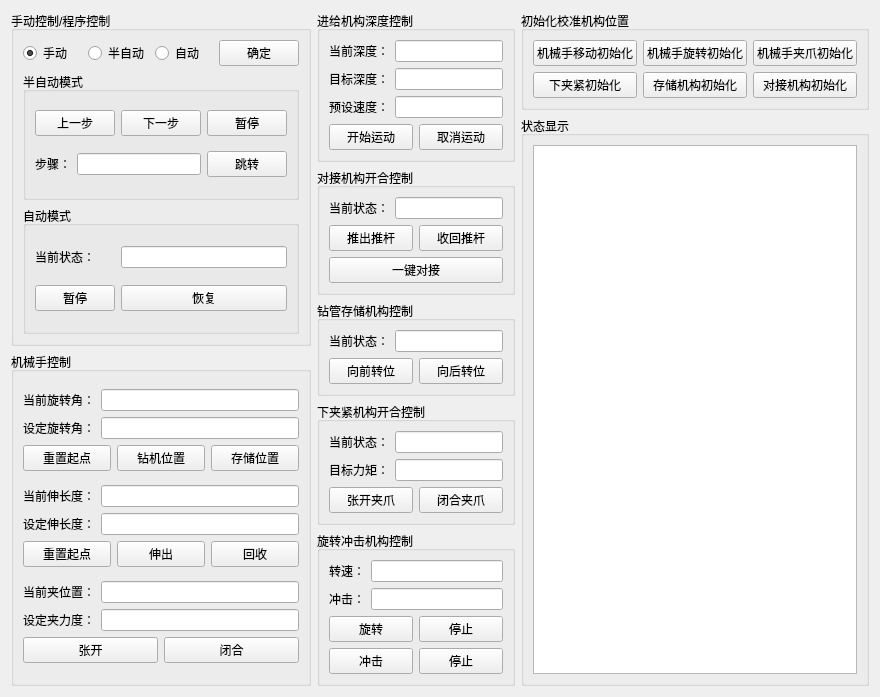
     <widget class="QWidget" name="tab_2">
      <attribute name="title">
       <string>机构控制</string>
      </attribute>
      <layout class="QGridLayout" name="gridLayout_64">
       <item row="0" column="0">
        <layout class="QHBoxLayout" name="horizontalLayout_49" stretch="1,2,3">
         <item>
          <layout class="QVBoxLayout" name="verticalLayout">
           <item>
            <widget class="QGroupBox" name="groupBox_22">
             <property name="title">
              <string>手动控制/程序控制</string>
             </property>
             <layout class="QGridLayout" name="gridLayout_37">
              <item row="0" column="0">
               <layout class="QHBoxLayout" name="horizontalLayout_45">
                <item>
                 <widget class="QRadioButton" name="rb_manual_mode">
                  <property name="text">
                   <string>手动</string>
                  </property>
                  <property name="checked">
                   <bool>true</bool>
                  </property>
                 </widget>
                </item>
                <item>
                 <widget class="QRadioButton" name="rb_semi_mode">
                  <property name="text">
                   <string>半自动</string>
                  </property>
                 </widget>
                </item>
                <item>
                 <widget class="QRadioButton" name="rb_automatic_mode">
                  <property name="text">
                   <string>自动</string>
                  </property>
                 </widget>
                </item>
                <item>
                 <widget class="QPushButton" name="btn_mode_confirm">
                  <property name="text">
                   <string>确定</string>
                  </property>
                 </widget>
                </item>
               </layout>
              </item>
              <item row="1" column="0">
               <widget class="QGroupBox" name="gb_semi">
                <property name="title">
                 <string>半自动模式</string>
                </property>
                <layout class="QGridLayout" name="gridLayout_36">
                 <item row="0" column="0">
                  <widget class="QPushButton" name="btn_semi_previous_step">
                   <property name="text">
                    <string>上一步</string>
                   </property>
                  </widget>
                 </item>
                 <item row="0" column="1">
                  <widget class="QPushButton" name="btn_semi_next_step">
                   <property name="text">
                    <string>下一步</string>
                   </property>
                  </widget>
                 </item>
                 <item row="0" column="2">
                  <widget class="QPushButton" name="btn_semi_pause">
                   <property name="text">
                    <string>暂停</string>
                   </property>
                  </widget>
                 </item>
                 <item row="1" column="0" colspan="2">
                  <layout class="QHBoxLayout" name="horizontalLayout_27">
                   <item>
                    <widget class="QLabel" name="label_55">
                     <property name="text">
                      <string>步骤：</string>
                     </property>
                    </widget>
                   </item>
                   <item>
                    <widget class="QLineEdit" name="le_semi_step"/>
                   </item>
                  </layout>
                 </item>
                 <item row="1" column="2">
                  <widget class="QPushButton" name="btn_semi_step_jump">
                   <property name="text">
                    <string>跳转</string>
                   </property>
                  </widget>
                 </item>
                </layout>
               </widget>
              </item>
              <item row="2" column="0">
               <widget class="QGroupBox" name="gb_automatic">
                <property name="title">
                 <string>自动模式</string>
                </property>
                <layout class="QGridLayout" name="gridLayout_60">
                 <item row="1" column="1">
                  <widget class="QPushButton" name="btn_automatic_resume">
                   <property name="text">
                    <string>恢复</string>
                   </property>
                  </widget>
                 </item>
                 <item row="1" column="0">
                  <widget class="QPushButton" name="btn_automatic_pause">
                   <property name="text">
                    <string>暂停</string>
                   </property>
                  </widget>
                 </item>
                 <item row="0" column="0">
                  <widget class="QLabel" name="label_87">
                   <property name="text">
                    <string>当前状态：</string>
                   </property>
                  </widget>
                 </item>
                 <item row="0" column="1">
                  <widget class="QLineEdit" name="le_automatic_status"/>
                 </item>
                </layout>
               </widget>
              </item>
             </layout>
            </widget>
           </item>
           <item>
            <widget class="QGroupBox" name="gb_roboticarm">
             <property name="title">
              <string>机械手控制</string>
             </property>
             <layout class="QGridLayout" name="gridLayout_34">
              <item row="0" column="0">
               <layout class="QGridLayout" name="gridLayout_30">
                <item row="0" column="0" colspan="3">
                 <layout class="QHBoxLayout" name="horizontalLayout_22">
                  <item>
                   <widget class="QLabel" name="label_48">
                    <property name="text">
                     <string>当前旋转角：</string>
                    </property>
                   </widget>
                  </item>
                  <item>
                   <widget class="QLineEdit" name="le_rotation_angle"/>
                  </item>
                 </layout>
                </item>
                <item row="1" column="0" colspan="3">
                 <layout class="QHBoxLayout" name="horizontalLayout_20">
                  <item>
                   <widget class="QLabel" name="label_50">
                    <property name="text">
                     <string>设定旋转角：</string>
                    </property>
                   </widget>
                  </item>
                  <item>
                   <widget class="QLineEdit" name="le_set_rotation_angle"/>
                  </item>
                 </layout>
                </item>
                <item row="2" column="0">
                 <widget class="QPushButton" name="btn_rotation_reset">
                  <property name="text">
                   <string>重置起点</string>
                  </property>
                 </widget>
                </item>
                <item row="2" column="1">
                 <widget class="QPushButton" name="btn_drill_position">
                  <property name="text">
                   <string>钻机位置</string>
                  </property>
                 </widget>
                </item>
                <item row="2" column="2">
                 <widget class="QPushButton" name="btn_storage_position">
                  <property name="text">
                   <string>存储位置</string>
                  </property>
                 </widget>
                </item>
               </layout>
              </item>
              <item row="1" column="0">
               <layout class="QGridLayout" name="gridLayout_32">
                <item row="0" column="0" colspan="3">
                 <layout class="QHBoxLayout" name="horizontalLayout_23">
                  <item>
                   <widget class="QLabel" name="label_51">
                    <property name="text">
                     <string>当前伸长度：</string>
                    </property>
                   </widget>
                  </item>
                  <item>
                   <widget class="QLineEdit" name="le_extent_length"/>
                  </item>
                 </layout>
                </item>
                <item row="1" column="0" colspan="3">
                 <layout class="QHBoxLayout" name="horizontalLayout_24">
                  <item>
                   <widget class="QLabel" name="label_52">
                    <property name="text">
                     <string>设定伸长度：</string>
                    </property>
                   </widget>
                  </item>
                  <item>
                   <widget class="QLineEdit" name="le_set_extent_length"/>
                  </item>
                 </layout>
                </item>
                <item row="2" column="0">
                 <widget class="QPushButton" name="btn_robotarm_reset">
                  <property name="text">
                   <string>重置起点</string>
                  </property>
                 </widget>
                </item>
                <item row="2" column="1">
                 <widget class="QPushButton" name="btn_robotarm_extent">
                  <property name="text">
                   <string>伸出</string>
                  </property>
                 </widget>
                </item>
                <item row="2" column="2">
                 <widget class="QPushButton" name="btn_robotarm_retract">
                  <property name="text">
                   <string>回收</string>
                  </property>
                 </widget>
                </item>
               </layout>
              </item>
              <item row="2" column="0">
               <layout class="QGridLayout" name="gridLayout_33">
                <item row="0" column="0" colspan="2">
                 <layout class="QHBoxLayout" name="horizontalLayout_25">
                  <item>
                   <widget class="QLabel" name="label_53">
                    <property name="text">
                     <string>当前夹位置：</string>
                    </property>
                   </widget>
                  </item>
                  <item>
                   <widget class="QLineEdit" name="le_robotarm_clamp_pos"/>
                  </item>
                 </layout>
                </item>
                <item row="1" column="0" colspan="2">
                 <layout class="QHBoxLayout" name="horizontalLayout_26">
                  <item>
                   <widget class="QLabel" name="label_54">
                    <property name="text">
                     <string>设定夹力度：</string>
                    </property>
                   </widget>
                  </item>
                  <item>
                   <widget class="QLineEdit" name="le_robotarm_clamp_DAC"/>
                  </item>
                 </layout>
                </item>
                <item row="2" column="0">
                 <widget class="QPushButton" name="btn_robotarm_clamp_open">
                  <property name="text">
                   <string>张开</string>
                  </property>
                 </widget>
                </item>
                <item row="2" column="1">
                 <widget class="QPushButton" name="btn_robotarm_clamp_close">
                  <property name="text">
                   <string>闭合</string>
                  </property>
                 </widget>
                </item>
               </layout>
              </item>
             </layout>
            </widget>
           </item>
          </layout>
         </item>
         <item>
          <layout class="QGridLayout" name="gridLayout_63">
           <item row="0" column="0">
            <widget class="QGroupBox" name="gp_penetration">
             <property name="title">
              <string>进给机构深度控制</string>
             </property>
             <layout class="QGridLayout" name="gridLayout_13">
              <item row="3" column="0">
               <widget class="QPushButton" name="btn_penetration_start">
                <property name="text">
                 <string>开始运动</string>
                </property>
               </widget>
              </item>
              <item row="3" column="1">
               <widget class="QPushButton" name="btn_penetration_cancel">
                <property name="text">
                 <string>取消运动</string>
                </property>
               </widget>
              </item>
              <item row="1" column="0" colspan="2">
               <layout class="QHBoxLayout" name="horizontalLayout_5">
                <item>
                 <widget class="QLabel" name="label_17">
                  <property name="text">
                   <string>目标深度：</string>
                  </property>
                 </widget>
                </item>
                <item>
                 <widget class="QLineEdit" name="le_penetration_target"/>
                </item>
               </layout>
              </item>
              <item row="0" column="0" colspan="2">
               <layout class="QHBoxLayout" name="horizontalLayout_4">
                <item>
                 <widget class="QLabel" name="label_14">
                  <property name="text">
                   <string>当前深度：</string>
                  </property>
                 </widget>
                </item>
                <item>
                 <widget class="QLineEdit" name="le_penetration_depth"/>
                </item>
               </layout>
              </item>
              <item row="2" column="0" colspan="2">
               <layout class="QHBoxLayout" name="horizontalLayout_10">
                <item>
                 <widget class="QLabel" name="label_24">
                  <property name="text">
                   <string>预设速度：</string>
                  </property>
                 </widget>
                </item>
                <item>
                 <widget class="QLineEdit" name="le_penetration_speed"/>
                </item>
               </layout>
              </item>
             </layout>
            </widget>
           </item>
           <item row="1" column="0">
            <widget class="QGroupBox" name="gb_connection">
             <property name="title">
              <string>对接机构开合控制</string>
             </property>
             <layout class="QGridLayout" name="gridLayout_12">
              <item row="2" column="0" colspan="2">
               <widget class="QPushButton" name="btn_connect_fast">
                <property name="text">
                 <string>一键对接</string>
                </property>
               </widget>
              </item>
              <item row="1" column="0">
               <widget class="QPushButton" name="btn_connection_extent">
                <property name="text">
                 <string>推出推杆</string>
                </property>
               </widget>
              </item>
              <item row="0" column="0" colspan="2">
               <layout class="QHBoxLayout" name="horizontalLayout_2">
                <item>
                 <widget class="QLabel" name="label_18">
                  <property name="text">
                   <string>当前状态：</string>
                  </property>
                 </widget>
                </item>
                <item>
                 <widget class="QLineEdit" name="le_connection_status"/>
                </item>
               </layout>
              </item>
              <item row="1" column="1">
               <widget class="QPushButton" name="btn_connection_retract">
                <property name="text">
                 <string>收回推杆</string>
                </property>
               </widget>
              </item>
             </layout>
            </widget>
           </item>
           <item row="2" column="0">
            <widget class="QGroupBox" name="gp_stroage">
             <property name="title">
              <string>钻管存储机构控制</string>
             </property>
             <layout class="QGridLayout" name="gridLayout_28">
              <item row="1" column="1">
               <widget class="QPushButton" name="btn_storage_backward">
                <property name="text">
                 <string>向后转位</string>
                </property>
               </widget>
              </item>
              <item row="0" column="0" colspan="2">
               <layout class="QHBoxLayout" name="horizontalLayout_9">
                <item>
                 <widget class="QLabel" name="label_23">
                  <property name="text">
                   <string>当前状态：</string>
                  </property>
                 </widget>
                </item>
                <item>
                 <widget class="QLineEdit" name="le_stroage_status"/>
                </item>
               </layout>
              </item>
              <item row="1" column="0">
               <widget class="QPushButton" name="btn_storage_forward">
                <property name="text">
                 <string>向前转位</string>
                </property>
               </widget>
              </item>
             </layout>
            </widget>
           </item>
           <item row="3" column="0">
            <widget class="QGroupBox" name="gb_downclamp">
             <property name="title">
              <string>下夹紧机构开合控制</string>
             </property>
             <layout class="QGridLayout" name="gridLayout_14">
              <item row="0" column="0" colspan="2">
               <layout class="QHBoxLayout" name="horizontalLayout_7">
                <item>
                 <widget class="QLabel" name="label_21">
                  <property name="text">
                   <string>当前状态：</string>
                  </property>
                 </widget>
                </item>
                <item>
                 <widget class="QLineEdit" name="le_downclamp_status"/>
                </item>
               </layout>
              </item>
              <item row="2" column="0">
               <widget class="QPushButton" name="btn_downclamp_open">
                <property name="text">
                 <string>张开夹爪</string>
                </property>
               </widget>
              </item>
              <item row="1" column="0" colspan="2">
               <layout class="QHBoxLayout" name="horizontalLayout_8">
                <item>
                 <widget class="QLabel" name="label_22">
                  <property name="text">
                   <string>目标力矩：</string>
                  </property>
                 </widget>
                </item>
                <item>
                 <widget class="QLineEdit" name="le_downclamp_DAC"/>
                </item>
               </layout>
              </item>
              <item row="2" column="1">
               <widget class="QPushButton" name="btn_downclamp_close">
                <property name="text">
                 <string>闭合夹爪</string>
                </property>
               </widget>
              </item>
             </layout>
            </widget>
           </item>
           <item row="4" column="0">
            <widget class="QGroupBox" name="gb_rotaion_percussion">
             <property name="title">
              <string>旋转冲击机构控制</string>
             </property>
             <layout class="QGridLayout" name="gridLayout_29">
              <item row="0" column="0" colspan="2">
               <layout class="QHBoxLayout" name="horizontalLayout_19">
                <item>
                 <widget class="QLabel" name="label_47">
                  <property name="text">
                   <string>转速：</string>
                  </property>
                 </widget>
                </item>
                <item>
                 <widget class="QLineEdit" name="le_rotation"/>
                </item>
               </layout>
              </item>
              <item row="1" column="0" colspan="2">
               <layout class="QHBoxLayout" name="horizontalLayout_46">
                <item>
                 <widget class="QLabel" name="label_88">
                  <property name="text">
                   <string>冲击：</string>
                  </property>
                 </widget>
                </item>
                <item>
                 <widget class="QLineEdit" name="le_percussion"/>
                </item>
               </layout>
              </item>
              <item row="2" column="0">
               <widget class="QPushButton" name="btn_rotation">
                <property name="text">
                 <string>旋转</string>
                </property>
               </widget>
              </item>
              <item row="2" column="1">
               <widget class="QPushButton" name="btn_rotation_stop">
                <property name="text">
                 <string>停止</string>
                </property>
               </widget>
              </item>
              <item row="3" column="0">
               <widget class="QPushButton" name="btn_percussion">
                <property name="text">
                 <string>冲击</string>
                </property>
               </widget>
              </item>
              <item row="3" column="1">
               <widget class="QPushButton" name="btn_percussion_stop">
                <property name="text">
                 <string>停止</string>
                </property>
               </widget>
              </item>
             </layout>
            </widget>
           </item>
          </layout>
         </item>
         <item>
          <layout class="QGridLayout" name="gridLayout_62">
           <item row="0" column="0">
            <widget class="QGroupBox" name="groupBox_39">
             <property name="title">
              <string>初始化校准机构位置</string>
             </property>
             <layout class="QGridLayout" name="gridLayout_61">
              <item row="0" column="1">
               <widget class="QPushButton" name="btn_ROBOTROTATION_init">
                <property name="text">
                 <string>机械手旋转初始化</string>
                </property>
               </widget>
              </item>
              <item row="0" column="2">
               <widget class="QPushButton" name="btn_ROBOTCLAMP_init">
                <property name="text">
                 <string>机械手夹爪初始化</string>
                </property>
               </widget>
              </item>
              <item row="0" column="0">
               <widget class="QPushButton" name="btn_ROBOTEXTENSION_init">
                <property name="text">
                 <string>机械手移动初始化</string>
                </property>
               </widget>
              </item>
              <item row="1" column="0">
               <widget class="QPushButton" name="btn_DOWNCLAMP_init">
                <property name="text">
                 <string>下夹紧初始化</string>
                </property>
               </widget>
              </item>
              <item row="1" column="1">
               <widget class="QPushButton" name="btn_STORAGE_init">
                <property name="text">
                 <string>存储机构初始化</string>
                </property>
               </widget>
              </item>
              <item row="1" column="2">
               <widget class="QPushButton" name="btn_CONNECTION_init">
                <property name="text">
                 <string>对接机构初始化</string>
                </property>
               </widget>
              </item>
             </layout>
            </widget>
           </item>
           <item row="1" column="0">
            <widget class="QGroupBox" name="groupBox_21">
             <property name="title">
              <string>状态显示</string>
             </property>
             <layout class="QGridLayout" name="gridLayout_35">
              <item row="0" column="0">
               <widget class="QTextEdit" name="tb_cmdWindow_2"/>
              </item>
             </layout>
            </widget>
           </item>
          </layout>
         </item>
        </layout>
       </item>
      </layout>
     </widget>
